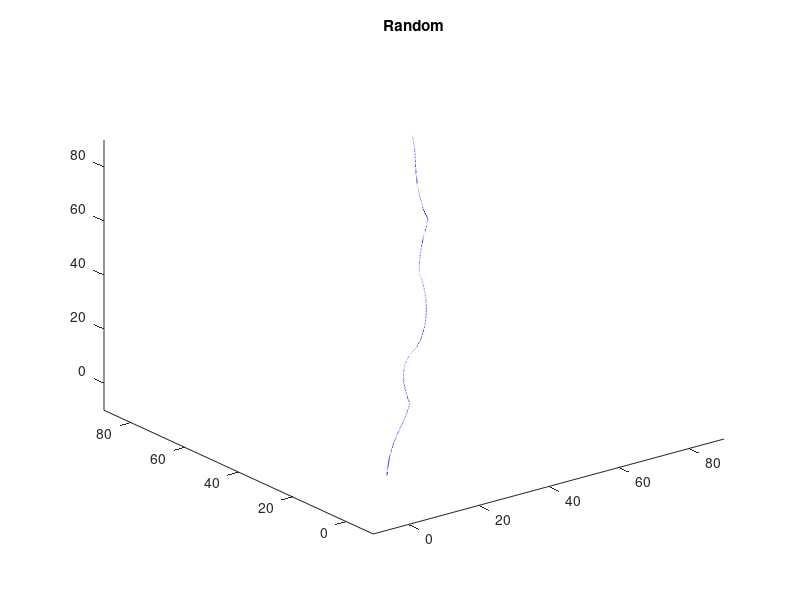

This chart was generated by the following MATLAB code:
% Set parameters
n_curves = 5; % Number of curves in the map
n_points = 100; % Number of points per curve
x_min = -10; % Minimum x-coordinate of the map
x_max = 10; % Maximum x-coordinate of the map
y_min = -10; % Minimum y-coordinate of the map
y_max = 10; % Maximum y-coordinate of the map
z_min = -10; % Minimum z-coordinate of the map
z_max = 10; % Maximum z-coordinate of the map

% Generate random curves
map_curves = zeros(n_curves*n_points, 3); % Initialize array for curve points
for i = 1:n_curves
    % Generate random control points for the current curve
    if i == 1
        % For the first curve, start at a random point
        x1 = rand*(x_max - x_min) + x_min;
        y1 = rand*(y_max - y_min) + y_min;
        z1 = rand*(z_max - z_min) + z_min;
        x2 = x1 + rand*(x_max - x_min)/2;
        y2 = y1 + rand*(y_max - y_min)/2;
        z2 = z1 + rand*(z_max - z_min)/2;
    else
        % For subsequent curves, start at the end of the previous curve
        x1 = map_curves((i-2)*n_points+n_points, 1);
        y1 = map_curves((i-2)*n_points+n_points, 2);
        z1 = map_curves((i-2)*n_points+n_points, 3);
        x2 = x1 + rand*(x_max - x_min)/2;
        y2 = y1 + rand*(y_max - y_min)/2;
        z2 = z1 + rand*(z_max - z_min)/2;
    end
    x3 = x2 + rand*(x_max - x_min)/2;
    y3 = y2 + rand*(y_max - y_min)/2;
    z3 = z2 + rand*(z_max - z_min)/2;
    x4 = x3 + rand*(x_max - x_min)/2;
    y4 = y3 + rand*(y_max - y_min)/2;
    z4 = z3 + rand*(z_max - z_min)/2;
    % Generate points on the current curve using Bezier curve
    t = linspace(0, 1, n_points);
    px = (1-t).^3*x1 + 3*(1-t).^2.*t*x2 + 3*(1-t).*t.^2*x3 + t.^3*x4;
    py = (1-t).^3*y1 + 3*(1-t).^2.*t*y2 + 3*(1-t).*t.^2*y3 + t.^3*y4;
    pz = (1-t).^3*z1 + 3*(1-t).^2.*t*z2 + 3*(1-t).*t.^2*z3 + t.^3*z4;
    % Store points in array
    map_curves((i-1)*n_points+1:i*n_points,:) = [px' py' pz'];
end

% Display map
figure;
plot3(map_curves(:,1), map_curves(:,2), map_curves(:,3), 'b');
xlim([-10 90]);
ylim([-10 90]);

zlim([-10 90]);
title('Random')